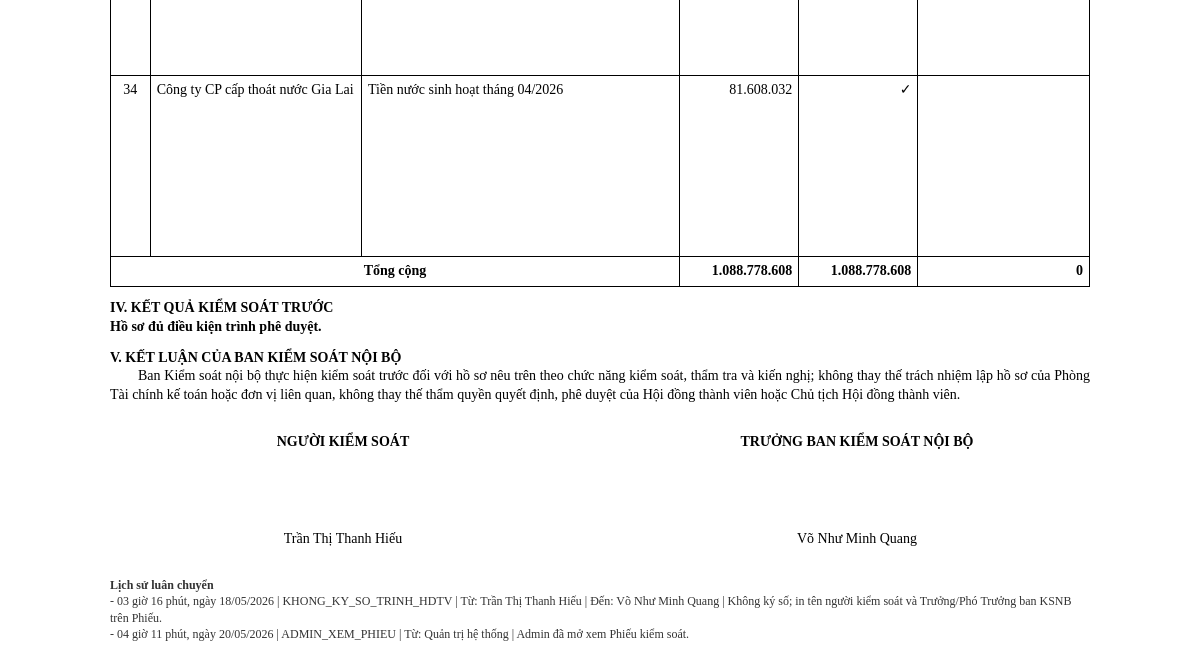
Page /vouchers/22/print (signed in, lower part) on the earlier database version.
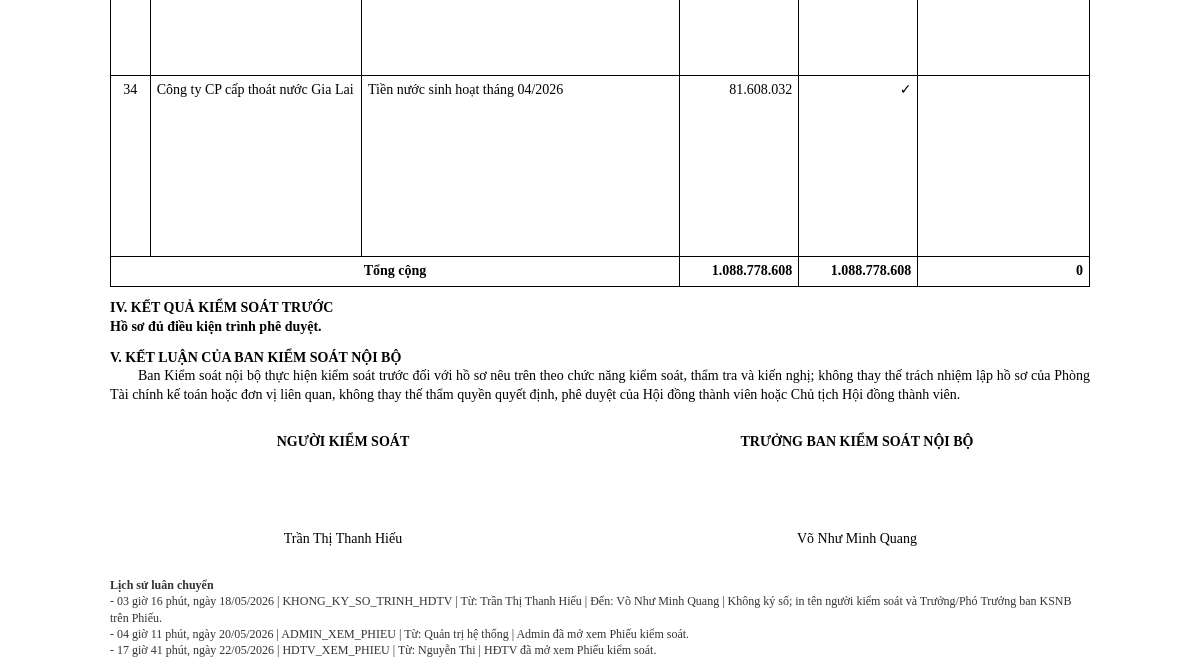
Same page on the later database version.
### tables this page shows
CREATE TABLE voucher_documents (
                id INTEGER PRIMARY KEY AUTOINCREMENT,
                voucher_id INTEGER NOT NULL,
                source_type TEXT NOT NULL,
                supplier TEXT,
                content TEXT,
                document_amount REAL DEFAULT 0,
                ksnb_check_type TEXT NOT NULL DEFAULT 'MATCH',
                ksnb_checked_amount REAL,
                ksnb_note TEXT,
                row_order INTEGER NOT NULL, payment_transfer INTEGER NOT NULL DEFAULT 0, payment_cash INTEGER NOT NULL DEFAULT 0, supplier_code TEXT,
                FOREIGN KEY(voucher_id) REFERENCES vouchers(id) ON DELETE CASCADE
            );

CREATE TABLE voucher_signatures (
                id INTEGER PRIMARY KEY AUTOINCREMENT,
                voucher_id INTEGER NOT NULL,
                signer_id INTEGER,
                signer_name TEXT NOT NULL,
                signer_role TEXT NOT NULL,
                signature_text TEXT NOT NULL,
                signed_at TEXT NOT NULL DEFAULT CURRENT_TIMESTAMP,
                hash_value TEXT,
                FOREIGN KEY(voucher_id) REFERENCES vouchers(id) ON DELETE CASCADE,
                FOREIGN KEY(signer_id) REFERENCES users(id)
            );

CREATE TABLE voucher_routes (
                id INTEGER PRIMARY KEY AUTOINCREMENT,
                voucher_id INTEGER NOT NULL,
                action TEXT NOT NULL,
                from_user_id INTEGER,
                to_user_id INTEGER,
                note TEXT,
                created_at TEXT NOT NULL DEFAULT CURRENT_TIMESTAMP,
                FOREIGN KEY(voucher_id) REFERENCES vouchers(id) ON DELETE CASCADE,
                FOREIGN KEY(from_user_id) REFERENCES users(id),
                FOREIGN KEY(to_user_id) REFERENCES users(id)
            );

### app/models.py (models this page shows)
class Users(Base):
    __tablename__ = "users"
    id = Column(Integer, primary_key=True)
    username = Column(String, unique=True, nullable=False, index=True)
    full_name = Column(String, nullable=False)
    password_hash = Column(String, nullable=False)
    unit_code = Column(String, nullable=False, default="THANH_VIEN_TRUNG_TAP")
    role_code = Column(String, nullable=False, default="THANH_VIEN_TRUNG_TAP")
    position_title = Column(String, nullable=False, default="Thành viên trưng tập")
    is_active = Column(Integer, nullable=False, default=1)
    created_at = Column(String, nullable=False)
    status = column_property(
        case(
            (is_active == 1, "ACTIVE"),
            else_="LOCKED",
        )
    )

### app/routers/vouchers.py (the view)
@router.get("/{voucher_id}/print")
def voucher_print(request: Request, voucher_id: int):
    denied = require_login(request)
    if denied:
        return denied
    user = request.state.user
    data = print_context(request, voucher_id)
    voucher = data["voucher"]
    if user.get("role_code") == ROLE_ADMIN:
        mark_admin_voucher_seen(voucher_id, user)
    if user.get("role_code") in BOARD_ROLES and user.get("role_code") != "TONG_GIAM_DOC" and voucher["status"] == "SUBMITTED_TO_BOARD":
        with get_conn() as conn:
            current_voucher = conn.execute(
                "SELECT status, current_handler FROM vouchers WHERE id = ?",
                (voucher_id,),
            ).fetchone()
            if current_voucher and current_voucher["status"] == "SUBMITTED_TO_BOARD" and current_voucher["current_handler"] == user["id"]:
                now_vn = vn_now_text()
                conn.execute(
                    "UPDATE vouchers SET status = 'BOARD_VIEWED' WHERE id = ?",
                    (voucher_id,),
                )
                conn.execute(
                    """
                    INSERT INTO voucher_routes(voucher_id, action, from_user_id, note, created_at)
                    VALUES (?, 'HDTV_XEM_PHIEU', ?, ?, ?)
                    """,
                    (voucher_id, user["id"], "HĐTV đã mở xem Phiếu kiểm soát.", now_vn),
                )
                conn.commit()
                data = print_context(request, voucher_id)
    return templates.TemplateResponse("voucher_print.html", data)

### app/templates/voucher_print.html (shortened to what this page needs)
<!doctype html>
<html lang="vi">
<head>
</head>
<body>
<div class="sheet">
  <table class="voucher-doc-table">
    <colgroup>
      <col style="width:5%;">
      <col style="width:15%;">
      <col style="width:40%;">
      <col style="width:15%;">
      <col style="width:15%;">
      <col style="width:10%;">
    </colgroup>
    <tbody>
      {% for d in docs %}
      <tr>
        <td class="stt">{{ loop.index }}</td>
        <td class="supplier-col">{{ d.supplier or '' }}</td>
        <td class="content-col">{{ d.content or '' }}</td>
        <td class="num document-amount-col">{{ '{:,.0f}'.format(d.document_amount or 0).replace(',', '.') }}</td>
        <td class="num ksnb-check-col {% if d.ksnb_check_type in ['DIFFERENT', 'REJECTED'] %}warning-cell{% endif %}">
          {% if d.ksnb_check_type == 'MATCH' %}
          ✓
          {% elif d.ksnb_check_type == 'REJECTED' %}
          0
          {% else %}
          {{ '{:,.0f}'.format(d.ksnb_checked_amount or 0).replace(',', '.') }}
          {% endif %}
        </td>
        <td class="note-col text-box {% if d.ksnb_check_type in ['DIFFERENT', 'REJECTED'] %}warning-cell{% endif %}">
        </td>
      </tr>
      {% else %}
      <tr><td colspan="6" class="center">Chưa có dữ liệu Mục III.</td></tr>
      {% endfor %}
      {% if docs %}
      <tr class="total-row">
        <td colspan="3" class="center">Tổng cộng</td>
        <td class="num document-amount-col">{{ '{:,.0f}'.format(doc_total or 0).replace(',', '.') }}</td>
        <td class="num ksnb-check-col">{{ '{:,.0f}'.format(ksnb_total or 0).replace(',', '.') }}</td>
        <td class="num note-col">
          {{ '{:,.0f}'.format((doc_total or 0) - (ksnb_total or 0)).replace(',', '.') }}
        </td>
      </tr>
      {% endif %}
    </tbody>
  </table>
  <div class="section-title">IV. Kết quả kiểm soát trước</div>
  <div class="text-box"><b>{{ voucher.section_iv_result or '' }}</b>{% if voucher.section_iv_note %}<br>{{ voucher.section_iv_note }}{% endif %}</div>
  <div class="section-title">{{ conclusion_roman }}. Kết luận của Ban Kiểm soát nội bộ</div>
  <div class="indent">{{ conclusion_text }}</div>
  <div class="sign-grid">
    <div class="sign-cell">
      <div class="sign-title">Người kiểm soát</div>
      {% for s in signatures %}
        {% if s.signer_role == 'NGUOI_KIEM_SOAT' %}
          {% if s.signature_text and s.signature_text.startswith('Không ký số') %}
          <div class="sign-blank"></div>
          <div>{{ s.signer_name }}</div>
          {% else %}
          <div class="sign-content">{{ s.signature_text }}<br>Ký lúc {{ s.signed_at_vn_text or s.signed_at }}</div>
          {% endif %}
        {% endif %}
      {% endfor %}
    </div>
    <div class="sign-cell">
      <div class="sign-title">Trưởng ban Kiểm soát nội bộ</div>
      {% for s in signatures %}
        {% if s.signer_role == 'TRUONG_BAN' %}
          {% if s.signature_text and s.signature_text.startswith('Không ký số') %}
          <div class="sign-blank"></div>
          <div>{{ s.signer_name }}</div>
          {% elif voucher.route_mode == 'DIRECT_BOARD' %}
          <div class="sign-content">{{ delegation_text }}</div>
          {% else %}
          <div class="sign-content">{{ s.signature_text }}<br>Ký lúc {{ s.signed_at_vn_text or s.signed_at }}</div>
          {% endif %}
        {% endif %}
      {% endfor %}
    </div>
  </div>
  <div class="route-history">
    <b>Lịch sử luân chuyển</b><br>
    {% for r in routes %}
    <div>- {{ r.created_at_vn_text or r.created_at }} | {{ r.action }}{% if r.from_name %} | Từ: {{ r.from_name }}{% endif %}{% if r.to_name %} | Đến: {{ r.to_name }}{% endif %}{% if r.note %} | {{ r.note }}{% endif %}</div>
    {% else %}
    <span>Chưa có luân chuyển.</span>
    {% endfor %}
  </div>
</div>
</body>
</html>

Differences in the rows shown:
added voucher_routes: created_at_vn_text "17 giờ 41 phút, ngày 22/05/2026", action "HDTV_XEM_PHIEU", from_name "Nguyễn Thi", note "HĐTV đã mở xem Phiếu kiểm soát."
